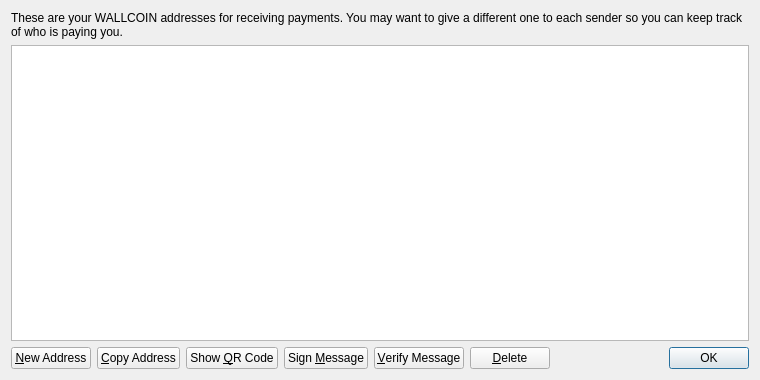
<?xml version="1.0" encoding="UTF-8"?>
<ui version="4.0">
 <class>AddressBookPage</class>
 <widget class="QWidget" name="AddressBookPage">
  <property name="geometry">
   <rect>
    <x>0</x>
    <y>0</y>
    <width>760</width>
    <height>380</height>
   </rect>
  </property>
  <property name="windowTitle">
   <string>Address Book</string>
  </property>
  <layout class="QVBoxLayout" name="verticalLayout">
   <item>
    <widget class="QLabel" name="labelExplanation">
     <property name="text">
      <string>These are your WALLCOIN addresses for receiving payments. You may want to give a different one to each sender so you can keep track of who is paying you.</string>
     </property>
     <property name="textFormat">
      <enum>Qt::PlainText</enum>
     </property>
     <property name="wordWrap">
      <bool>true</bool>
     </property>
    </widget>
   </item>
   <item>
    <widget class="QTableView" name="tableView">
     <property name="contextMenuPolicy">
      <enum>Qt::CustomContextMenu</enum>
     </property>
     <property name="toolTip">
      <string>Double-click to edit address or label</string>
     </property>
     <property name="tabKeyNavigation">
      <bool>false</bool>
     </property>
     <property name="alternatingRowColors">
      <bool>true</bool>
     </property>
     <property name="selectionMode">
      <enum>QAbstractItemView::SingleSelection</enum>
     </property>
     <property name="selectionBehavior">
      <enum>QAbstractItemView::SelectRows</enum>
     </property>
     <property name="sortingEnabled">
      <bool>true</bool>
     </property>
     <attribute name="verticalHeaderVisible">
      <bool>false</bool>
     </attribute>
    </widget>
   </item>
   <item>
    <layout class="QHBoxLayout" name="horizontalLayout">
     <item>
      <widget class="QPushButton" name="newAddressButton">
       <property name="toolTip">
        <string>Create a new address</string>
       </property>
       <property name="text">
        <string>&amp;New Address</string>
       </property>
       <property name="icon">
        <iconset resource="../bitcoin.qrc">
         <normaloff>:/icons/add</normaloff>:/icons/add</iconset>
       </property>
      </widget>
     </item>
     <item>
      <widget class="QPushButton" name="copyToClipboard">
       <property name="toolTip">
        <string>Copy the currently selected address to the system clipboard</string>
       </property>
       <property name="text">
        <string>&amp;Copy Address</string>
       </property>
       <property name="icon">
        <iconset resource="../bitcoin.qrc">
         <normaloff>:/icons/editcopy</normaloff>:/icons/editcopy</iconset>
       </property>
      </widget>
     </item>
     <item>
      <widget class="QPushButton" name="showQRCode">
       <property name="text">
        <string>Show &amp;QR Code</string>
       </property>
       <property name="icon">
        <iconset resource="../bitcoin.qrc">
         <normaloff>:/icons/qrcode</normaloff>:/icons/qrcode</iconset>
       </property>
      </widget>
     </item>
     <item>
      <widget class="QPushButton" name="signMessage">
       <property name="toolTip">
        <string>Sign a message to prove you own a WALLCOIN address</string>
       </property>
       <property name="text">
        <string>Sign &amp;Message</string>
       </property>
       <property name="icon">
        <iconset resource="../bitcoin.qrc">
         <normaloff>:/icons/edit</normaloff>:/icons/edit</iconset>
       </property>
      </widget>
     </item>
     <item>
      <widget class="QPushButton" name="verifyMessage">
       <property name="toolTip">
        <string>Verify a message to ensure it was signed with a specified WALLCOIN address</string>
       </property>
       <property name="text">
        <string>&amp;Verify Message</string>
       </property>
       <property name="icon">
        <iconset resource="../bitcoin.qrc">
         <normaloff>:/icons/transaction_0</normaloff>:/icons/transaction_0</iconset>
       </property>
      </widget>
     </item>
     <item>
      <widget class="QPushButton" name="deleteButton">
       <property name="toolTip">
        <string>Delete the currently selected address from the list</string>
       </property>
       <property name="text">
        <string>&amp;Delete</string>
       </property>
       <property name="icon">
        <iconset resource="../bitcoin.qrc">
         <normaloff>:/icons/remove</normaloff>:/icons/remove</iconset>
       </property>
      </widget>
     </item>
     <item>
      <spacer name="horizontalSpacer">
       <property name="orientation">
        <enum>Qt::Horizontal</enum>
       </property>
       <property name="sizeHint" stdset="0">
        <size>
         <width>40</width>
         <height>20</height>
        </size>
       </property>
      </spacer>
     </item>
     <item>
      <widget class="QDialogButtonBox" name="buttonBox">
       <property name="sizePolicy">
        <sizepolicy hsizetype="Maximum" vsizetype="Fixed">
         <horstretch>0</horstretch>
         <verstretch>0</verstretch>
        </sizepolicy>
       </property>
       <property name="standardButtons">
        <set>QDialogButtonBox::Ok</set>
       </property>
      </widget>
     </item>
    </layout>
   </item>
  </layout>
 </widget>
 <resources>
  <include location="../bitcoin.qrc"/>
 </resources>
 <connections/>
</ui>
